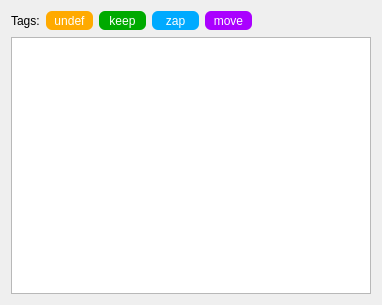
<?xml version="1.0" encoding="UTF-8"?>
<ui version="4.0">
 <class>PlaylistView</class>
 <widget class="QWidget" name="PlaylistView">
  <property name="geometry">
   <rect>
    <x>0</x>
    <y>0</y>
    <width>382</width>
    <height>305</height>
   </rect>
  </property>
  <property name="windowTitle">
   <string>Form</string>
  </property>
  <layout class="QVBoxLayout" name="verticalLayout">
   <item>
    <layout class="QHBoxLayout" name="horizontalLayout">
     <item>
      <widget class="QLabel" name="label">
       <property name="text">
        <string>Tags:</string>
       </property>
      </widget>
     </item>
     <item>
      <widget class="QToolButton" name="undefFilterButton">
       <property name="cursor">
        <cursorShape>PointingHandCursor</cursorShape>
       </property>
       <property name="styleSheet">
        <string notr="true">QToolButton {
	background-color: rgb(255, 170, 0);
	color: rgb(255, 255, 255);
	border: 0px none;
	border-radius: 6px;
	height: 12px;
	width: 40px;
	padding: 2px;
}

QToolButton:checked {
	background-color: rgb(220, 220, 220);
	color: rgb(250, 250, 250);
  }
</string>
       </property>
       <property name="text">
        <string>undef</string>
       </property>
      </widget>
     </item>
     <item>
      <widget class="QToolButton" name="keepFilterButton">
       <property name="cursor">
        <cursorShape>PointingHandCursor</cursorShape>
       </property>
       <property name="styleSheet">
        <string notr="true">QToolButton {
	background-color: rgb(0, 170, 0);
	color: rgb(255, 255, 255);
	border: 0px none;
	border-radius: 6px;
	height: 12px;
	width: 40px;
	padding: 2px;
}

QToolButton:checked {
	background-color: rgb(220, 220, 220);
	color: rgb(250, 250, 250);
  }
</string>
       </property>
       <property name="text">
        <string>keep</string>
       </property>
       <property name="autoRaise">
        <bool>true</bool>
       </property>
      </widget>
     </item>
     <item>
      <widget class="QToolButton" name="zapFilterButton">
       <property name="cursor">
        <cursorShape>PointingHandCursor</cursorShape>
       </property>
       <property name="styleSheet">
        <string notr="true">QToolButton {
	background-color: rgb(0, 170, 255);
	color: rgb(255, 255, 255);
	border: 0px none;
	border-radius: 6px;
	height: 12px;
	width: 40px;
	padding: 2px;
}

QToolButton:checked {
	background-color: rgb(220, 220, 220);
	color: rgb(250, 250, 250);
  }
</string>
       </property>
       <property name="text">
        <string>zap</string>
       </property>
       <property name="autoRaise">
        <bool>true</bool>
       </property>
      </widget>
     </item>
     <item>
      <widget class="QToolButton" name="moveFilterButton">
       <property name="cursor">
        <cursorShape>PointingHandCursor</cursorShape>
       </property>
       <property name="styleSheet">
        <string notr="true">QToolButton {
	background-color: rgb(170, 0, 255);
	color: rgb(255, 255, 255);
	border: 0px none;
	border-radius: 6px;
	height: 12px;
	width: 40px;
	padding: 2px;
}

QToolButton:checked {
	background-color: rgb(220, 220, 220);
	color: rgb(250, 250, 250);
  }
</string>
       </property>
       <property name="text">
        <string>move</string>
       </property>
       <property name="autoRaise">
        <bool>true</bool>
       </property>
      </widget>
     </item>
     <item>
      <spacer name="horizontalSpacer">
       <property name="orientation">
        <enum>Qt::Horizontal</enum>
       </property>
       <property name="sizeHint" stdset="0">
        <size>
         <width>40</width>
         <height>20</height>
        </size>
       </property>
      </spacer>
     </item>
    </layout>
   </item>
   <item>
    <widget class="QTableView" name="tableView"/>
   </item>
  </layout>
 </widget>
 <resources/>
 <connections/>
</ui>
